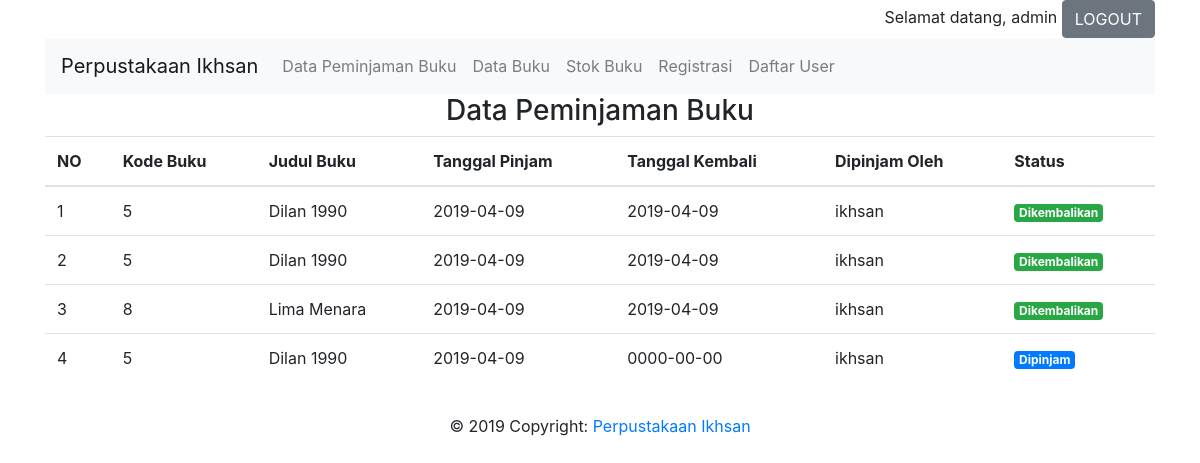
The app's page /index.php?halaman=datapeminjaman (signed in) with its own data.
### tables this page shows
CREATE TABLE IF NOT EXISTS `peminjaman` (
  `id` int(11) NOT NULL AUTO_INCREMENT,
  `nama_peminjam` varchar(50) NOT NULL,
  `alamat_peminjam` varchar(200) NOT NULL,
  `kode_buku` int(11) NOT NULL,
  `tanggal_pinjam` date NOT NULL,
  `tanggal_kembali` date NOT NULL,
  `status_peminjaman` enum('pinjam','kembali') NOT NULL,
  PRIMARY KEY (`id`)
);

CREATE TABLE IF NOT EXISTS `daftar_buku` (
  `kode_buku` int(11) NOT NULL AUTO_INCREMENT,
  `judul_buku` varchar(100) NOT NULL,
  `pengarang` varchar(50) NOT NULL,
  `kategori` varchar(50) NOT NULL,
  PRIMARY KEY (`kode_buku`)
);

### datapeminjaman.php (the view, shortened to what this page needs)
<h3 class="text-center">Data Peminjaman Buku</h3>
    <table class="table">
        <thead>
            <tr>
                <th scope="col">NO</th>
                <th scope="col">Kode Buku</th>
                <th scope="col">Judul Buku</th>
                <th scope="col">Tanggal Pinjam</th>
                <th scope="col">Tanggal Kembali</th>
                <th scope="col">Dipinjam Oleh</th>
                <th scope="col">Status</th>
            </tr>
        </thead>
        <?php
            $query = mysqli_query($koneksi, "SELECT * FROM peminjaman INNER JOIN daftar_buku ON peminjaman.kode_buku = daftar_buku.kode_buku");
            $no = 1;
            while ($r = mysqli_fetch_array($query)) { ?>
                <tr>
                    <td><?php echo $no++ ?></td>
                    <td><?php echo $r['kode_buku']; ?></td>
                    <td><?php echo $r['judul_buku']; ?></td>
                    <td><?php echo $r['tanggal_pinjam']; ?></td>
                    <td><?php echo $r['tanggal_kembali']; ?></td>
                    <td><?php echo $r['nama_peminjam']; ?></td>
                    <td>
                        <?php
                        if ($r['status_peminjaman'] == 'pinjam') {?>
                            <span class="badge badge-primary">Dipinjam</span>
                        <?php
                        } elseif ($r['status_peminjaman'] == 'kembali') {?>
                            <span class="badge badge-success">Dikembalikan</span>
                        <?php
                        }
                        ?>
                    </td>
                </tr>
                <?php
                    }
                ?>
        </table>
    </div>

### records on screen
peminjaman: kode_buku.kode_buku "5", kode_buku.judul_buku "Dilan 1990", tanggal_pinjam "2019-04-09", tanggal_kembali "2019-04-09", nama_peminjam "ikhsan", status_peminjaman "Dikembalikan"
peminjaman: kode_buku.kode_buku "5", kode_buku.judul_buku "Dilan 1990", tanggal_pinjam "2019-04-09", tanggal_kembali "2019-04-09", nama_peminjam "ikhsan", status_peminjaman "Dikembalikan"
peminjaman: kode_buku.kode_buku "8", kode_buku.judul_buku "Lima Menara", tanggal_pinjam "2019-04-09", tanggal_kembali "2019-04-09", nama_peminjam "ikhsan", status_peminjaman "Dikembalikan"
peminjaman: kode_buku.kode_buku "5", kode_buku.judul_buku "Dilan 1990", tanggal_pinjam "2019-04-09", tanggal_kembali "0000-00-00", nama_peminjam "ikhsan", status_peminjaman "Dipinjam"

### other values on screen
$_SESSION['username'] "admin"
